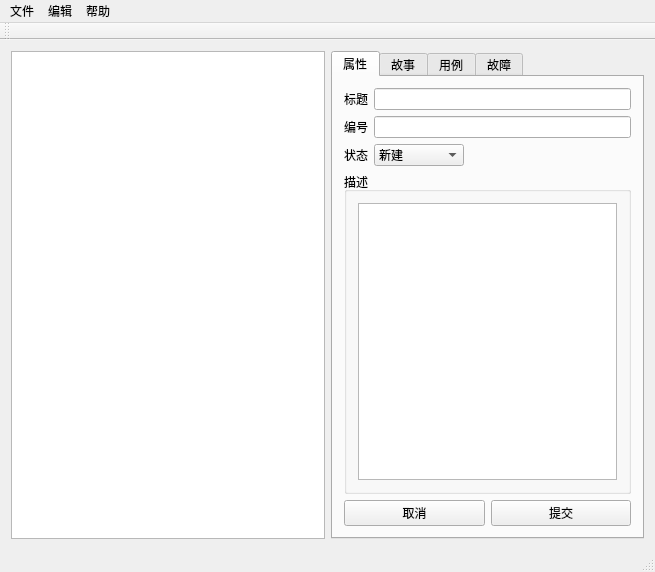
<?xml version="1.0" encoding="UTF-8"?>
<ui version="4.0">
 <class>MainWindow</class>
 <widget class="QMainWindow" name="MainWindow">
  <property name="geometry">
   <rect>
    <x>0</x>
    <y>0</y>
    <width>655</width>
    <height>572</height>
   </rect>
  </property>
  <property name="windowTitle">
   <string>MainWindow</string>
  </property>
  <widget class="QWidget" name="centralWidget">
   <layout class="QHBoxLayout" name="horizontalLayout">
    <item>
     <widget class="QTableView" name="tableView">
      <property name="maximumSize">
       <size>
        <width>16777215</width>
        <height>16777215</height>
       </size>
      </property>
     </widget>
    </item>
    <item>
     <widget class="QTabWidget" name="tableWidget_1">
      <property name="currentIndex">
       <number>0</number>
      </property>
      <widget class="QWidget" name="tab_1">
       <attribute name="title">
        <string>属性</string>
       </attribute>
       <layout class="QVBoxLayout" name="verticalLayout_5">
        <item>
         <layout class="QGridLayout" name="gridLayout">
          <item row="0" column="0">
           <widget class="QLabel" name="label_6">
            <property name="text">
             <string>标题</string>
            </property>
           </widget>
          </item>
          <item row="0" column="1" colspan="2">
           <widget class="QLineEdit" name="lineEdit_1"/>
          </item>
          <item row="1" column="0">
           <widget class="QLabel" name="label_5">
            <property name="text">
             <string>编号</string>
            </property>
           </widget>
          </item>
          <item row="1" column="1" colspan="2">
           <widget class="QLineEdit" name="lineEdit_2"/>
          </item>
          <item row="2" column="0">
           <widget class="QLabel" name="label_7">
            <property name="text">
             <string>状态</string>
            </property>
           </widget>
          </item>
          <item row="2" column="1">
           <widget class="QComboBox" name="comboBox">
            <item>
             <property name="text">
              <string>新建</string>
             </property>
            </item>
            <item>
             <property name="text">
              <string>开发中</string>
             </property>
            </item>
            <item>
             <property name="text">
              <string>待集成测试</string>
             </property>
            </item>
            <item>
             <property name="text">
              <string>待系统测试</string>
             </property>
            </item>
            <item>
             <property name="text">
              <string>已完成</string>
             </property>
            </item>
           </widget>
          </item>
          <item row="2" column="2">
           <spacer name="horizontalSpacer">
            <property name="orientation">
             <enum>Qt::Horizontal</enum>
            </property>
            <property name="sizeHint" stdset="0">
             <size>
              <width>40</width>
              <height>20</height>
             </size>
            </property>
           </spacer>
          </item>
         </layout>
        </item>
        <item>
         <widget class="QGroupBox" name="groupBox">
          <property name="title">
           <string>描述</string>
          </property>
          <layout class="QVBoxLayout" name="verticalLayout_4">
           <item>
            <widget class="QTextEdit" name="textEdit"/>
           </item>
          </layout>
         </widget>
        </item>
        <item>
         <layout class="QHBoxLayout" name="horizontalLayout_2">
          <item>
           <widget class="QPushButton" name="pushButton">
            <property name="text">
             <string>取消</string>
            </property>
           </widget>
          </item>
          <item>
           <widget class="QPushButton" name="pushButton_2">
            <property name="text">
             <string>提交</string>
            </property>
           </widget>
          </item>
         </layout>
        </item>
       </layout>
      </widget>
      <widget class="QWidget" name="tab_2">
       <attribute name="title">
        <string>故事</string>
       </attribute>
       <layout class="QVBoxLayout" name="verticalLayout">
        <item>
         <widget class="QTableView" name="tableView_story"/>
        </item>
        <item>
         <widget class="QLabel" name="label">
          <property name="text">
           <string>Story Id</string>
          </property>
         </widget>
        </item>
        <item>
         <widget class="QLabel" name="label_2">
          <property name="text">
           <string>Story Title</string>
          </property>
         </widget>
        </item>
       </layout>
      </widget>
      <widget class="QWidget" name="tab_3">
       <attribute name="title">
        <string>用例</string>
       </attribute>
       <layout class="QVBoxLayout" name="verticalLayout_3">
        <item>
         <widget class="QTableWidget" name="tableWidget_3"/>
        </item>
       </layout>
      </widget>
      <widget class="QWidget" name="tab_4">
       <attribute name="title">
        <string>故障</string>
       </attribute>
       <layout class="QVBoxLayout" name="verticalLayout_2">
        <item>
         <widget class="QTableWidget" name="tableWidget_4"/>
        </item>
        <item>
         <widget class="QLabel" name="label_3">
          <property name="text">
           <string>EC Id</string>
          </property>
         </widget>
        </item>
        <item>
         <widget class="QLabel" name="label_4">
          <property name="text">
           <string>EC Title</string>
          </property>
         </widget>
        </item>
       </layout>
      </widget>
     </widget>
    </item>
   </layout>
  </widget>
  <widget class="QMenuBar" name="menuBar">
   <property name="geometry">
    <rect>
     <x>0</x>
     <y>0</y>
     <width>655</width>
     <height>23</height>
    </rect>
   </property>
   <widget class="QMenu" name="menu_1">
    <property name="title">
     <string>文件</string>
    </property>
   </widget>
   <widget class="QMenu" name="menu_2">
    <property name="title">
     <string>编辑</string>
    </property>
   </widget>
   <widget class="QMenu" name="menu_3">
    <property name="title">
     <string>帮助</string>
    </property>
   </widget>
   <addaction name="menu_1"/>
   <addaction name="menu_2"/>
   <addaction name="menu_3"/>
  </widget>
  <widget class="QToolBar" name="mainToolBar">
   <attribute name="toolBarArea">
    <enum>TopToolBarArea</enum>
   </attribute>
   <attribute name="toolBarBreak">
    <bool>false</bool>
   </attribute>
  </widget>
  <widget class="QStatusBar" name="statusBar"/>
 </widget>
 <layoutdefault spacing="6" margin="11"/>
 <resources/>
 <connections/>
</ui>
